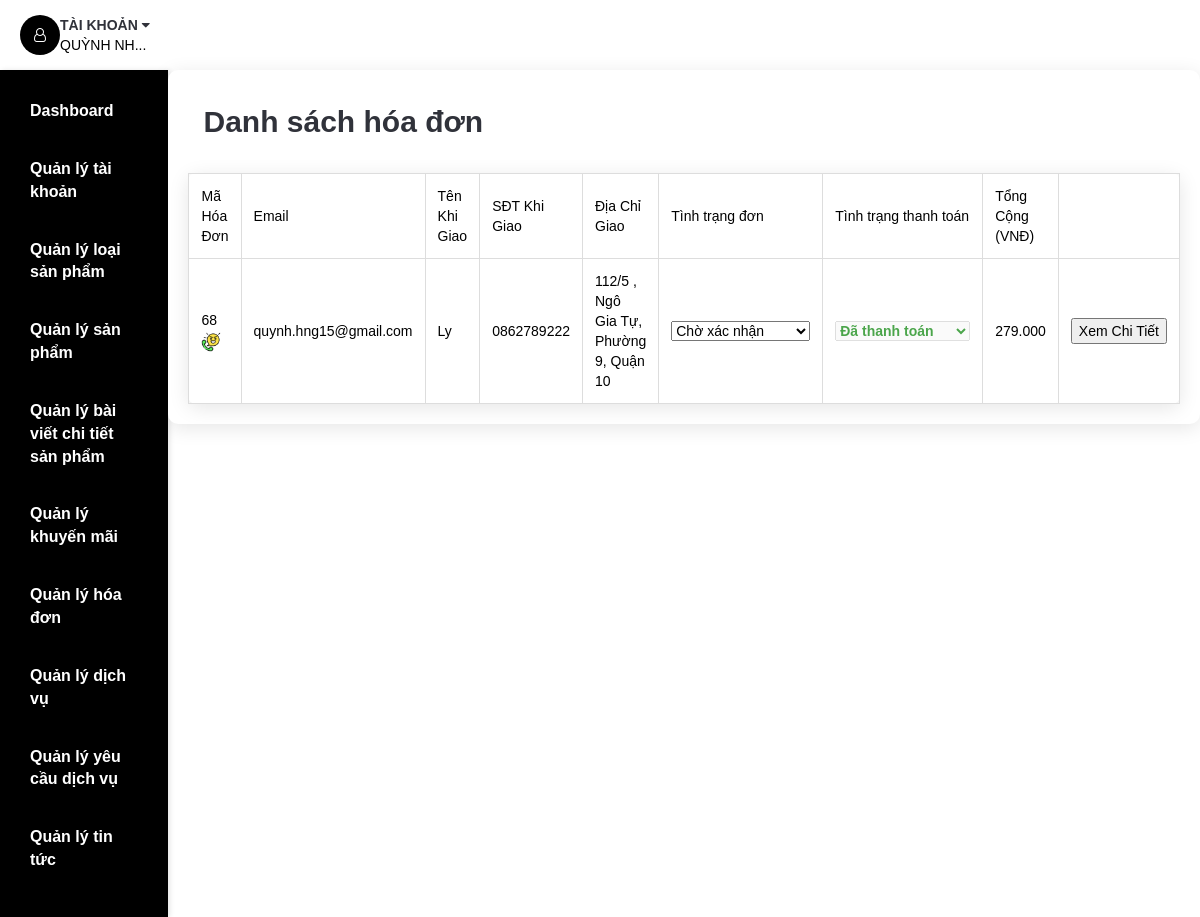
/admin/admin-invoice.php (signed in), run on the app's committed database.
### tables this page shows
CREATE TABLE `usr` (
  `Email` varchar(255) NOT NULL,
  `Passwd` varchar(40) NOT NULL,
  `UsrName` varchar(255) NOT NULL,
  `PhoneNo` varchar(12) NOT NULL,
  `Address` varchar(255) NOT NULL,
  `Blocked` tinyint(1) NOT NULL,
  `Authentication` varchar(20) NOT NULL,
  `Verified` tinyint(1) NOT NULL DEFAULT 0,
  `VerifyCode` varchar(100) NOT NULL
);

CREATE TABLE `invoice` (
  `InvoiceID` int(10) NOT NULL,
  `Email` varchar(255) NOT NULL,
  `UsrName` varchar(255) NOT NULL,
  `PhoneNo` varchar(12) NOT NULL,
  `Address` varchar(255) NOT NULL,
  `SubTotal` int(10) NOT NULL,
  `Ship` int(6) NOT NULL,
  `Discount` int(11) NOT NULL,
  `Total` int(10) NOT NULL,
  `DateInvoice` datetime NOT NULL,
  `Status` varchar(20) NOT NULL,
  `Payment Status` tinyint(1) NOT NULL DEFAULT 0
);

### DataProvider.php (called while the page is built, shortened)
<?php
class DataProvider
{
	public static function executeQuery($sql)
	{
		require ('connectiondata.inc');
		if (!($connection = mysqli_connect($hostName,$username,$password,$databaseName)))
			die ("couldn't connect to localhost");
		mysqli_set_charset($connection, "utf8");
		$result = mysqli_query($connection, $sql);
		return $result;
	}
}
?>

### admin/admin-invoice.php (the view, shortened to what this page needs)
<!DOCTYPE html>
<html lang="vi">
<head>
	<link type="text/css" rel="stylesheet" href="../css/bootstrap.min.css" />
	<link type="text/css" rel="stylesheet" href="../css/slick.css" />
	<link type="text/css" rel="stylesheet" href="../css/slick-theme.css" />
	<link type="text/css" rel="stylesheet" href="../css/nouislider.min.css" />
	<link rel="stylesheet" href="../css/font-awesome.min.css">
	<link type="text/css" rel="stylesheet" href="../css/style.css" />
	<link type="text/css" rel="stylesheet" href="../css/extrastyle.css">
	<link type="text/css" rel="stylesheet" href="../css/adminbonus.css">
</head>
<body>
	<header>
		<?php
			if($_SESSION['isLogin']==1)
			{
				require_once('../DataProvider.php');
				$sql="SELECT * FROM Usr WHERE Email='".$_SESSION['username']."'";
				$Usr=DataProvider::executeQuery($sql);
				$rowUsr=mysqli_fetch_array($Usr,MYSQLI_BOTH);
			}
		?>
		<div id="header">
			<div class="container">
				<div class="pull-right">
					<ul class="header-btns">
						<?php include('php/account.php'); ?>
					</ul>
				</div>
			</div>
		</div>
	</header>
	<div class="section">
		<div class="container container-admin">
		<?php include('php/navigationUsr.php'); ?>
			<div class="row row-admin">
				<div id="main" class="col-md-12">
            		<h2 class="mt-4" style="padding: 15px;">Danh sách hóa đơn</h2>
					<table border=1>
						<tr>
							<td>Mã Hóa Đơn</td>
							<td>Email</td>
							<td>Tên Khi Giao</td>
							<td>SĐT Khi Giao</td>
							<td>Địa Chỉ Giao</td>
							<td>Tình trạng đơn</td>
							<td>Tình trạng thanh toán</td>
							<td>Tổng Cộng (VNĐ)</td>
							<td></td>
						</tr>
						<?php
							require_once('../DataProvider.php');
							$sql="SELECT * FROM Invoice";
							$rs=DataProvider::executeQuery($sql);
							while($row=mysqli_fetch_array($rs,MYSQLI_BOTH))
							{
								echo "<tr>";
								echo "<form id='Invoice' name='Invoice' action='admin-invoice-details.php' method='POST'>";
								$sqlComplaint = "SELECT Status FROM complaint WHERE InvoiceID = '" . $row['InvoiceID'] . "'";
								$rsComplaint = DataProvider::executeQuery($sqlComplaint);
								$hasComplaint = mysqli_num_rows($rsComplaint) > 0;
								$complaintStatus = $hasComplaint ? mysqli_fetch_assoc($rsComplaint)['Status'] : null;
								echo "<td>";
								echo $row['InvoiceID'];
								if ($hasComplaint) {
									$icon = $complaintStatus == 0 ? "../images/cp1.png" : "../images/cp2.png";
									echo "<img src='../img/$icon' width='20px' style='cursor:pointer;' title='Xem khiếu nại' onclick='event.stopPropagation(); openComplaint(".$row['InvoiceID'].");'>";
								}
								echo "</td>";
								echo "<td>".$row['Email']."</td>";
								echo "<td>".$row['UsrName']."</td>";
								echo "<td>".$row['PhoneNo']."</td>";
								echo "<td>".$row['Address']."</td>";
								$isCancelled = ($row['Status'] == "Đơn bị Hủy");
								$style = $isCancelled ? "style='color: red; font-weight: bold;'" : "";
								$disabled = $isCancelled ? "disabled" : "";
								echo "<td><select name='status' id='status' data-invoice-id='" . $row['InvoiceID'] . "' $style $disabled>";
								$statusOptions = ["Chờ xác nhận", "Đã tiếp nhận", "Đang giao hàng", "Hoàn tất đơn hàng ", "Đơn bị Hủy"];
								foreach ($statusOptions as $statusOption) {
									$selected = ($row['Status'] == $statusOption) ? 'selected' : '';
									echo "<option value='$statusOption' $selected>$statusOption</option>";
								}
								echo "</select></td>";
								echo "<td>";
								$paymentStatusOptions = [
									"0" => "Chưa thanh toán",
									"1" => "Đã thanh toán"
								];
								$isPaid = $row['Payment Status'];
								$disabled = ($isPaid == "1") ? "disabled style='color:green; font-weight:bold;'" : "";
								echo "<select name='payment_status' class='payment-status' data-invoice-id='" . $row['InvoiceID'] . "' $disabled>";
								foreach ($paymentStatusOptions as $value => $label) {
									$selected = ($isPaid == $value) ? "selected" : "";
									echo "<option value='$value' $selected>$label</option>";
								}
								echo "</select>";
								echo "</td>";
								echo "<td>" . number_format($row['Total'], 0, ',', '.') . "</td>";
								echo "<td><input type='submit' name='btnSubmitInvoice' id='btnSubmitInvoice' value='Xem Chi Tiết'></td>";
								echo "</form>";
								echo "</tr>";
							}
						?>
					</table>
				</div>
			</div>
		</div>
	</div>
</body>
</html>

### admin/php/account.php (shortened to what this page needs)
<?php
    if($_SESSION['isLogin']==0)
    {
?>
<li class="header-account dropdown default-dropdown">
    <div class="dropdown-toggle" role="button" data-toggle="dropdown" aria-expanded="true">
        <div class="header-btns-icon">
            <i class="fa fa-user-o"></i>
        </div>
        <strong class="text-uppercase">Tài khoản <i class="fa fa-caret-down"></i></strong>
    </div>
    <a href="signin.php" class="text-uppercase">Đăng nhập</a>
    <ul class="custom-menu">
        <li><a href="signin.php"><i class="fa fa-unlock-alt"></i>Đăng nhập</a></li>
        <li><a href="signin.php"><i class="fa fa-user-plus"></i>Tạo tài khoản</a></li>
    </ul>
</li>
<?php
    }
    else
    {
?>
<li class="header-account dropdown default-dropdown">
    <div class="dropdown-toggle" role="button" data-toggle="dropdown" aria-expanded="true">
        <div class="header-btns-icon">
            <i class="fa fa-user-o"></i>
        </div>
        <strong class="text-uppercase">Tài khoản <i class="fa fa-caret-down"></i></strong>
    </div>
    <?php
        $UsrName=$rowUsr['UsrName'];
        if(strlen($UsrName)>9)
        $UsrName=mb_substr($UsrName,0,8,'UTF-8').'...';
        echo "<span class='text-uppercase'>$UsrName</span>";
    ?>
        <?php
            require_once('../DataProvider.php');
        ?>
</li>
<?php
    }
?>

### css/style.css (style rules this page uses)
body { font-family: 'Encode Sans Semi Condensed', sans-serif; font-family: 'Encode Sans Expanded', sans-serif; color: black; overflow-x: hidden; background-color: white; }
h1, h2, h3, h4, h5, h6 { color: #30323A; margin: 0 0 10px; font-weight: 700; }
strong { color: #30323A; }
ul, ol { margin: 0; padding: 0; list-style: none }
.section { padding-bottom: 30px; }
#header { top: 0; width: 100%; background-color: transparent; display: flex; align-items: center; justify-content: space-between; }
.pull-left, .pull-right { display: flex; align-items: center; }
.pull-right { margin: 0px 10px; }
.header-btns>li { display: inline-block; vertical-align: top; padding: 15px 10px; }
.header-btns>li .header-btns-icon { position: relative; float: left; width: 40px; height: 40px; line-height: 40px; text-align: center; color: white; border-radius: 20px; background-color: black; }
.header-btns .dropdown-toggle { display: block; cursor: pointer; }
html, body { font-family: "Roboto", sans-serif; margin: 0; padding: 0; height: 100%; scroll-snap-type: y mandatory; overflow-y: scroll; scroll-behavior:smooth; }

### css/adminbonus.css (style rules this page uses)
html, body { font-family: Arial, sans-serif; margin: 0; padding: 0px; height: 100%; overflow-x: hidden; }
.section { display: flex; padding: 0; }
.container { max-width: 100%; margin: 0; padding: 0; display: flex; flex: 1; height: 100%; }
#main { flex: 1; padding: 20px; background-color: #fff; box-shadow: 0 4px 20px rgba(0, 0, 0, 0.1); overflow-y: auto; border-radius: 10px; width: 100%; }
table { width: 100%; border-collapse: collapse; margin-top: 20px; box-shadow: 0 4px 20px rgba(0, 0, 0, 0.1); border-radius: 8px; }
table, th, td { border: 1px solid #ddd; }
th, td { padding: 12px; text-align: left; font-family: 'Arial', sans-serif; }
.container-admin { width: 100%; }
.container-admin .row-admin { margin: 0; width: 100%; }
.container-admin .row-admin > div { box-shadow: 0 4px 15px rgba(0, 0, 0, 0.1); border-radius: 8px; padding: 15px; }
* { transition: all 0.3s ease; }

### data on the page
usr: UsrName "QUỲNH NH..."
invoice: InvoiceID "68", Email "quynh.hng15@gmail.com", UsrName "Ly", PhoneNo "0862789222", Address "112/5 , Ngô Gia Tự, Phường 9, Quận 10", status "Chờ xác nhận", payment_status "Đã thanh toán", Total "279.000"
